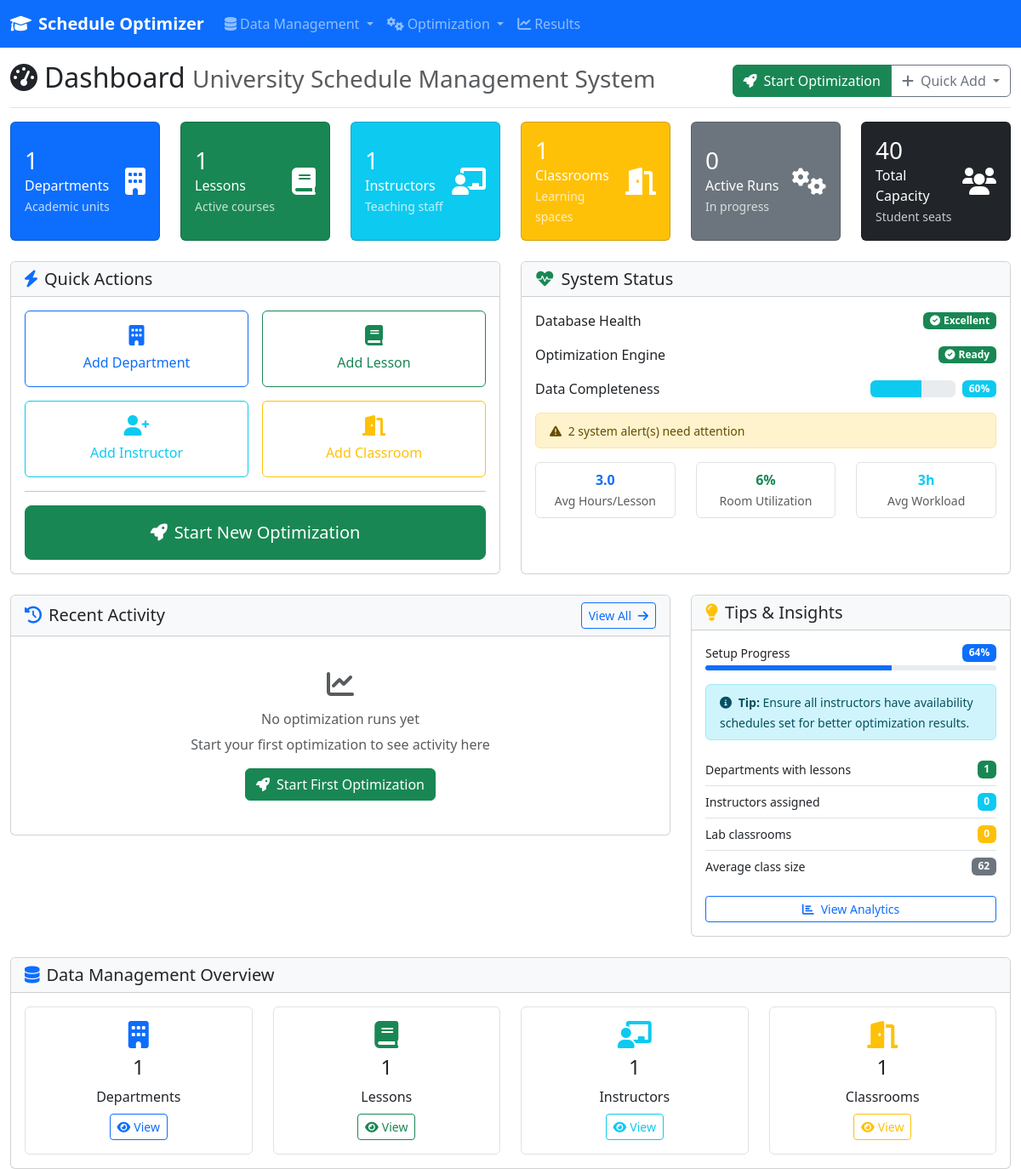
Before: / with the older database file.
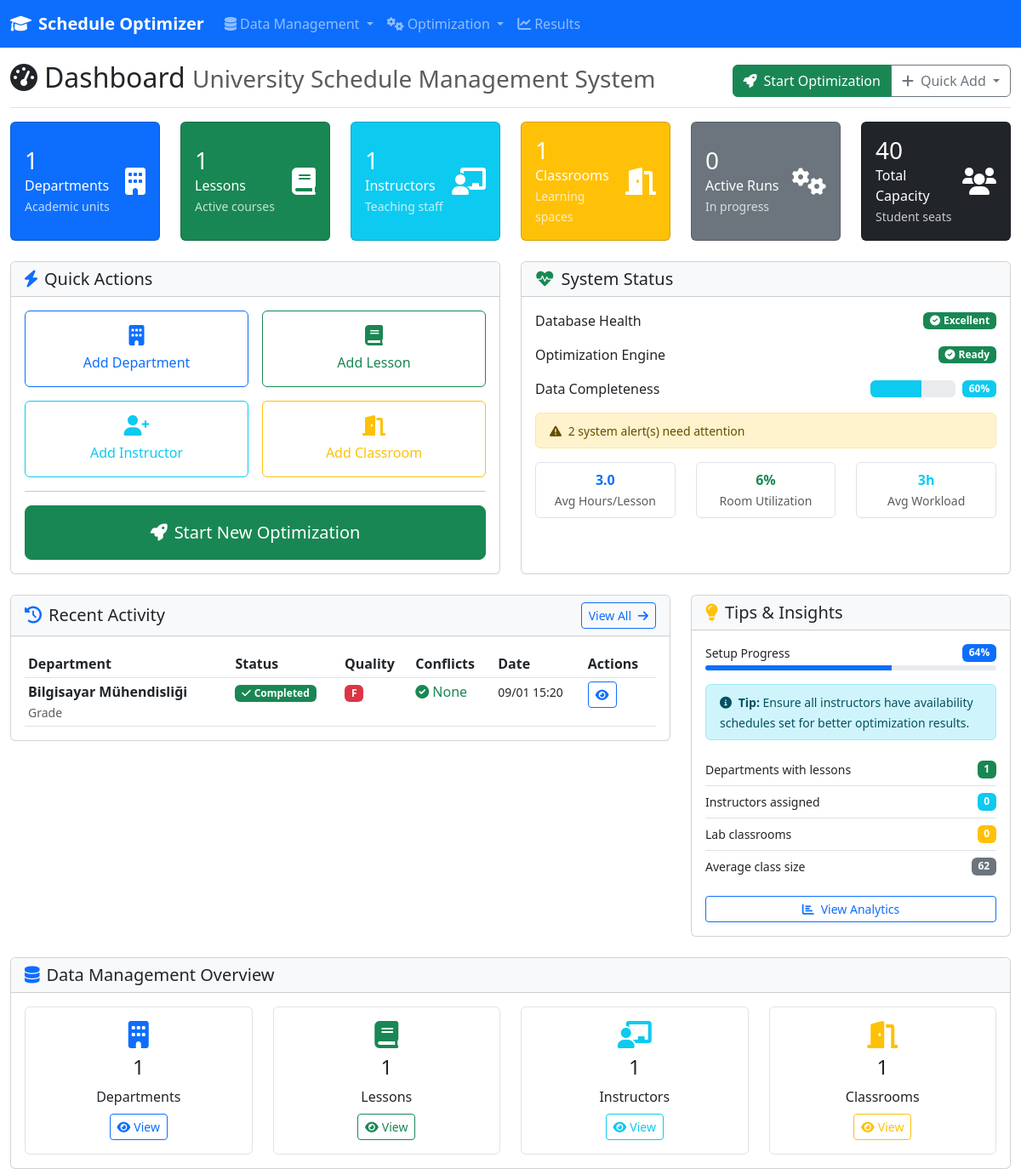
After: the same page with the newer database file.
### models/database.py (models this page shows, shortened)
class OptimizationRun(db.Model):
    __tablename__ = 'optimization_runs'
    id = db.Column(db.Integer, primary_key=True)
    session_id = db.Column(db.String(50), nullable=False, unique=True)
    department_id = db.Column(db.Integer, db.ForeignKey('departments.id'), nullable=False)
    semester = db.Column(db.Integer, nullable=False)  # 1=Güz, 2=Bahar
    academic_year = db.Column(db.String(9), nullable=False)  # 2023-2024
    parameters = db.Column(JSON, nullable=False)
    constraints = db.Column(JSON, nullable=True)  # Ek kısıtlamalar
    objectives = db.Column(JSON, nullable=True)  # Optimizasyon hedefleri
    status = db.Column(db.String(20), nullable=False, default='initialized')
    progress = db.Column(JSON, nullable=True)
    results = db.Column(JSON, nullable=True)
    fitness_score = db.Column(db.Float, nullable=True)
    conflicts_count = db.Column(db.Integer, nullable=True)
    room_utilization = db.Column(db.Float, nullable=True)
    instructor_balance = db.Column(db.Float, nullable=True)
    student_satisfaction = db.Column(db.Float, nullable=True)
    runtime_seconds = db.Column(db.Float, nullable=True)
    memory_usage_mb = db.Column(db.Float, nullable=True)
    created_by = db.Column(db.String(200), nullable=True)  # Kullanıcı bilgisi
    created_at = db.Column(db.DateTime, default=datetime.utcnow)
    completed_at = db.Column(db.DateTime, nullable=True)
    department = db.relationship('Department', backref='optimization_runs', lazy=True)
    schedules = db.relationship('Schedule', backref='optimization_run', lazy=True, cascade='all, delete-orphan')

class Department(db.Model):
    __tablename__ = 'departments'
    id = db.Column(db.Integer, primary_key=True)
    name = db.Column(db.String(200), nullable=False, unique=True)
    code = db.Column(db.String(10), nullable=False, unique=True)  # Bölüm kodu (CS, EE, etc.)
    num_grades = db.Column(db.Integer, nullable=False)
    head_of_department = db.Column(db.String(200), nullable=True)  # Bölüm başkanı
    building = db.Column(db.String(100), nullable=True)  # Ana bina
    floor = db.Column(db.Integer, nullable=True)  # Ana kat
    phone = db.Column(db.String(20), nullable=True)
    email = db.Column(db.String(200), nullable=True)
    is_active = db.Column(db.Boolean, default=True)
    created_at = db.Column(db.DateTime, default=datetime.utcnow)
    updated_at = db.Column(db.DateTime, default=datetime.utcnow, onupdate=datetime.utcnow)
    lessons = db.relationship('Lesson', backref='department_ref', lazy=True, cascade='all, delete-orphan')
    instructors = db.relationship('Instructor', backref='department_ref', lazy=True, cascade='all, delete-orphan')

### app.py (the view)
    @app.route('/')
    def index():
        try:
            departments_count = Department.query.filter_by(is_active=True).count()
            lessons_count = Lesson.query.filter_by(is_active=True).count()
            instructors_count = Instructor.query.filter_by(is_active=True).count()
            classrooms_count = Classroom.query.filter_by(is_active=True).count()
            total_capacity = db.session.query(func.sum(Classroom.capacity)).filter_by(is_active=True).scalar() or 0
            active_optimizations = OptimizationRun.query.filter_by(status='running').count()
            recent_optimizations = OptimizationRun.query.order_by(
                OptimizationRun.created_at.desc()
            ).limit(5).all()
            departments_with_lessons = db.session.query(func.count(func.distinct(Lesson.department_id))).filter_by(is_active=True).scalar() or 0
            instructors_assigned = db.session.query(func.count(distinct(InstructorLesson.instructor_id))).scalar() or 0
            lab_classrooms = Classroom.query.filter_by(has_lab=True, is_active=True).count()
            avg_lesson_hours = db.session.query(
                func.avg(Lesson.theory_hours + Lesson.practice_hours + Lesson.lab_hours)
            ).filter_by(is_active=True).scalar() or 0
            avg_class_size = db.session.query(func.avg(Lesson.student_capacity)).filter_by(is_active=True).scalar() or 0
            total_classroom_hours = classrooms_count * 10 * 5  # 10 hours/day, 5 days/week
            estimated_usage = lessons_count * avg_lesson_hours if lessons_count and avg_lesson_hours else 0
            room_utilization = min((estimated_usage / total_classroom_hours * 100) if total_classroom_hours > 0 else 0, 100)
            data_completeness = calculate_data_completeness(
                departments_count, lessons_count, instructors_count, classrooms_count
            )
            setup_progress = calculate_setup_progress(
                departments_count, lessons_count, instructors_count, classrooms_count, instructors_assigned
            )
            system_alerts = []
            if departments_count == 0:
                system_alerts.append("No departments configured")
            if lessons_count < departments_count * 5:  # Assuming at least 5 lessons per department
                system_alerts.append("Insufficient lessons configured")
            if instructors_assigned < instructors_count * 0.8:
                system_alerts.append("Many instructors without lesson assignments")
            if classrooms_count == 0:
                system_alerts.append("No classrooms configured")
            if instructors_count > 0:
                total_lesson_hours = db.session.query(
                    func.sum(Lesson.theory_hours + Lesson.practice_hours + Lesson.lab_hours)
                ).filter_by(is_active=True).scalar() or 0
                instructor_workload = total_lesson_hours / instructors_count if instructors_count > 0 else 0
            else:
                instructor_workload = 0
            return render_template('index.html',
                                 departments_count=departments_count,
                                 lessons_count=lessons_count,
                                 instructors_count=instructors_count,
                                 classrooms_count=classrooms_count,
                                 total_capacity=total_capacity,
                                 active_optimizations=active_optimizations,
                                 recent_optimizations=recent_optimizations,
                                 departments_with_lessons=departments_with_lessons,
                                 instructors_assigned=instructors_assigned,
                                 lab_classrooms=lab_classrooms,
                                 avg_lesson_hours=round(avg_lesson_hours, 1),
                                 avg_class_size=round(avg_class_size),
                                 room_utilization=round(room_utilization),
                                 instructor_workload=round(instructor_workload),
                                 data_completeness=round(data_completeness),
                                 setup_progress=round(setup_progress),
                                 system_alerts=system_alerts)
        except Exception as e:
            app.logger.error(f"Dashboard error: {str(e)}")
            return render_template('index.html',
                                 departments_count=0,
                                 lessons_count=0,
                                 instructors_count=0,
                                 classrooms_count=0,
                                 total_capacity=0,
                                 active_optimizations=0,
                                 recent_optimizations=[],
                                 system_alerts=['Database connection error'])

### templates/index.html (shortened to what the changed rows need)
{% extends "base.html" %}
{% block content %}
<div class="col-12">
    <div class="d-flex justify-content-between flex-wrap flex-md-nowrap align-items-center pt-3 pb-2 mb-3 border-bottom">
        <h1 class="h2">
            <i class="fas fa-tachometer-alt me-2"></i>Dashboard
            <small class="text-muted">University Schedule Management System</small>
        </h1>
    </div>
    <div class="row">
        <div class="col-md-8 mb-4">
            <div class="card">
                <div class="card-body">
                    {% if recent_optimizations %}
                        <div class="table-responsive">
                            <table class="table table-sm table-hover mb-0">
                                <thead>
                                    <tr>
                                        <th>Department</th>
                                        <th>Status</th>
                                        <th>Quality</th>
                                        <th>Conflicts</th>
                                        <th>Date</th>
                                        <th>Actions</th>
                                    </tr>
                                </thead>
                                <tbody>
                                    {% for run in recent_optimizations %}
                                    <tr>
                                        <td>
                                            <strong>{{ run.department.name }}</strong>
                                            <br><small class="text-muted">Grade {{ run.grade }}</small>
                                        </td>
                                        <td>
                                            {% if run.status == 'completed' %}
                                                <span class="badge bg-success">
                                                    <i class="fas fa-check me-1"></i>Completed
                                                </span>
                                            {% elif run.status == 'running' %}
                                                <span class="badge bg-primary">
                                                    <i class="fas fa-spinner fa-spin me-1"></i>Running
                                                </span>
                                            {% elif run.status == 'error' %}
                                                <span class="badge bg-danger">
                                                    <i class="fas fa-times me-1"></i>Error
                                                </span>
                                            {% else %}
                                                <span class="badge bg-secondary">{{ run.status|title }}</span>
                                            {% endif %}
                                        </td>
                                        <td>
                                            {% if run.results and run.results.get('optimization_summary') %}
                                                <span class="badge bg-{% if run.results.optimization_summary.quality_grade in ['A', 'B'] %}success{% elif run.results.optimization_summary.quality_grade == 'C' %}warning{% else %}danger{% endif %}">
                                                    {{ run.results.optimization_summary.quality_grade }}
                                                </span>
                                            {% else %}
                                                <span class="text-muted">-</span>
                                            {% endif %}
                                        </td>
                                        <td>
                                            {% if run.conflicts_count == 0 %}
                                                <span class="text-success">
                                                    <i class="fas fa-check-circle me-1"></i>None
                                                </span>
                                            {% elif run.conflicts_count %}
                                                <span class="text-warning">{{ run.conflicts_count }}</span>
                                            {% else %}
                                                <span class="text-muted">-</span>
                                            {% endif %}
                                        </td>
                                        <td>
                                            <small>{{ run.completed_at.strftime('%m/%d %H:%M') if run.completed_at else run.created_at.strftime('%m/%d %H:%M') }}</small>
                                        </td>
                                        <td>
                                            <div class="btn-group btn-group-sm">
                                                {% if run.status == 'completed' %}
                                                    <a href="{{ url_for('results.view', run_id=run.id) }}"
                                                       class="btn btn-outline-primary btn-sm">
                                                        <i class="fas fa-eye"></i>
                                                    </a>
                                                {% elif run.status == 'running' %}
                                                    <a href="{{ url_for('optimization.progress', session_id=run.session_id) }}"
                                                       class="btn btn-outline-info btn-sm">
                                                        <i class="fas fa-chart-line"></i>
                                                    </a>
                                                {% endif %}
                                            </div>
                                        </td>
                                    </tr>
                                    {% endfor %}
                                </tbody>
                            </table>
                        </div>
                    {% else %}
                        <div class="text-center py-4">
                            <i class="fas fa-chart-line fa-2x text-muted mb-3"></i>
                            <h6 class="text-muted">No optimization runs yet</h6>
                            <p class="text-muted mb-3">Start your first optimization to see activity here</p>
                            <a href="{{ url_for('optimization.configure') }}" class="btn btn-success">
                                <i class="fas fa-rocket me-2"></i>Start First Optimization
                            </a>
                        </div>
                    {% endif %}
                </div>
            </div>
        </div>
    </div>
</div>
{% endblock %}

Changed rows visible on the page:
added OptimizationRun: department.name "Bilgisayar Mühendisliği", status "completed" (drawn), results.optimization_summary.quality_grade "F", conflicts_count 0 (drawn), completed_at "09/01 15:20"
Other visible differences:
text no longer shown: "No optimization runs yet Start your first optimization to see activity here Start First Optimization"
text now shown: "Department Status Quality Conflicts Date Actions"
